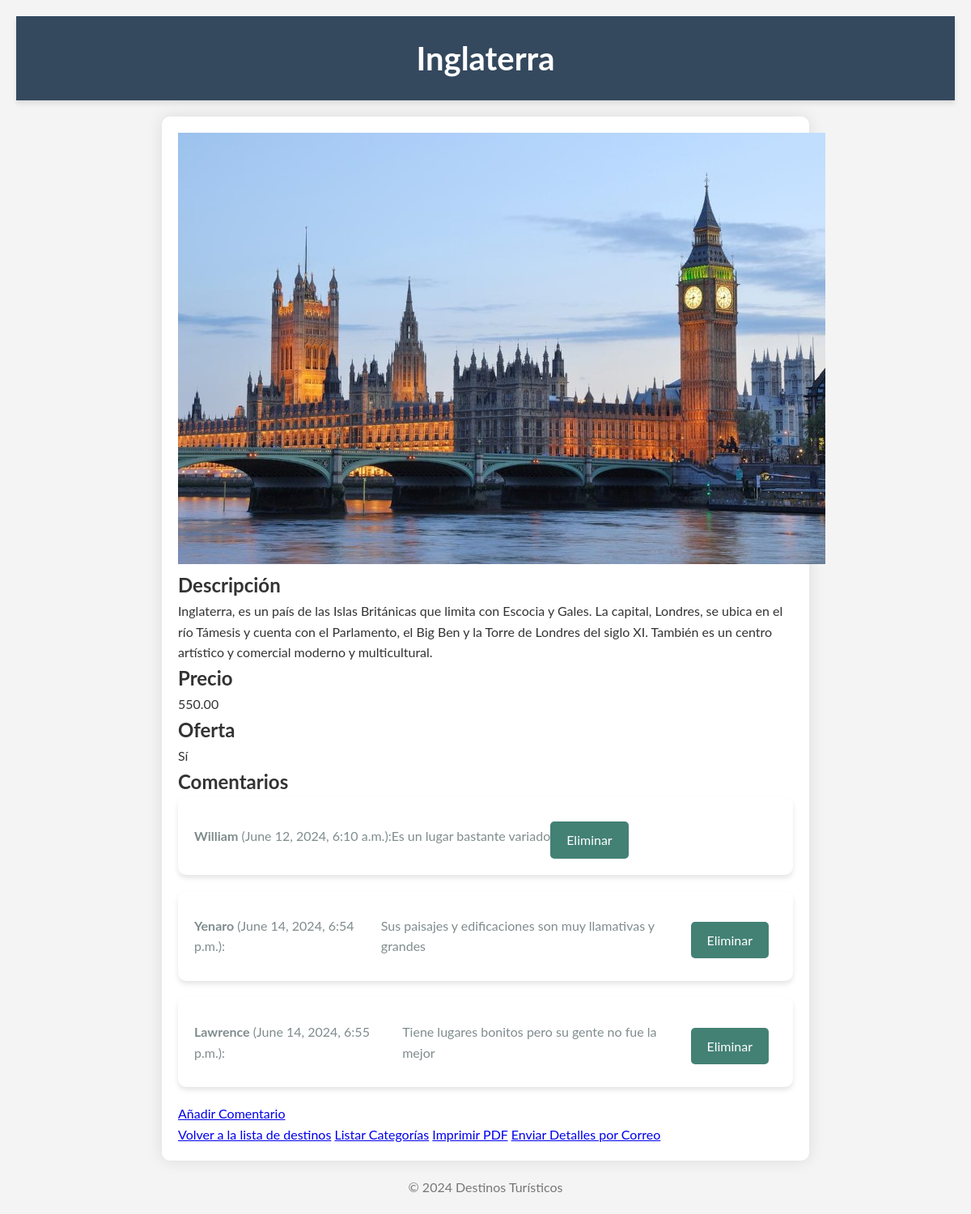
Page /detalles/1/ on the committed database.
### destinos/models.py (models this page shows, shortened)
class DestinosTuristicos(models.Model):
    nombreCiudad = models.CharField(max_length=100)
    descripcionCiudad = models.TextField()
    imagenCiudad = models.ImageField(upload_to='images/')
    precioTour = models.DecimalField(max_digits=10, decimal_places=2)
    ofertaTour = models.BooleanField(default=False)

class Comentario(models.Model):
    destino = models.ForeignKey(DestinosTuristicos, on_delete=models.CASCADE)
    autor = models.CharField(max_length=100)
    contenido = models.TextField()
    fecha = models.DateTimeField(auto_now_add=True)

### destinos/views.py (the view)
# urls.py: path('detalles/<int:destino_id>/', views.detalles_destino, name='detalles_destino'),
def detalles_destino(request, destino_id):
    destino = get_object_or_404(DestinosTuristicos, pk=destino_id)
    comentarios = Comentario.objects.filter(destino=destino)
    return render(request, 'destinos/detalles_destino.html', {'destino': destino, 'comentarios': comentarios})

### destinos/templates/destinos/detalles_destino.html (shortened to what this page needs)
<!DOCTYPE html>
<html>
<head>
    {% load static %}
    <link rel="stylesheet" type="text/css" href="{% static 'css/styles.css' %}">
</head>
<body>
    <header>
        <h1>{{ destino.nombreCiudad }}</h1>
    </header>
    <main>
        <img src="{{ destino.imagenCiudad.url }}" alt="{{ destino.nombreCiudad }}" class="fixed-size">
        <div>
            <h2>Descripción</h2>
            <p>{{ destino.descripcionCiudad }}</p>
            <h2>Precio</h2>
            <p>{{ destino.precioTour }}</p>
            <h2>Oferta</h2>
            <p>{% if destino.ofertaTour %}Sí{% else %}No{% endif %}</p>
        </div>
        <section>
            <h2>Comentarios</h2>
            <ul>
                {% for comentario in comentarios %}
                <li>
                    <p><strong>{{ comentario.autor }}</strong> ({{ comentario.fecha }}):</p>
                    <p>{{ comentario.contenido }}</p>
                    <a href="{% url 'eliminar_comentario' comentario.id %}" onclick="return confirm('¿Estás seguro de que deseas eliminar este comentario?');">Eliminar</a>
                </li>
                {% endfor %}
            </ul>
            <a href="{% url 'añadir_comentario' destino.id %}">Añadir Comentario</a>
        </section>
        <div class="navigation">
            <a href="{% url 'listar_destinos' %}">Volver a la lista de destinos</a>
            <a href="{% url 'listar_categorias' %}">Listar Categorías</a>
            <a href="{% url 'generar_pdf' destino.id %}">Imprimir PDF</a>
            <a href="{% url 'enviar_correo' destino.id %}">Enviar Detalles por Correo</a>
        </div>
    </main>
    <footer>
        <p>&copy; 2024 Destinos Turísticos</p>
    </footer>
</body>
</html>

### destinos/static/css/styles.css (style rules this page uses)
* { margin: 0; padding: 0; box-sizing: border-box; }
body { font-family: 'Lato', sans-serif; background-color: #f4f4f4; color: #333; line-height: 1.6; padding: 20px; }
header { background-color: #34495e; color: #fff; padding: 20px 0; text-align: center; box-shadow: 0 4px 6px rgba(0, 0, 0, 0.1); }
header h1 { margin: 0; font-size: 2.5em; font-weight: 700; }
main { max-width: 800px; margin: 20px auto; padding: 20px; background: #fff; border-radius: 10px; box-shadow: 0 0 20px rgba(0, 0, 0, 0.1); }
ul { list-style: none; padding: 0; }
ul li { background: #fff; margin-bottom: 20px; padding: 20px; border-radius: 10px; box-shadow: 0 4px 6px rgba(0, 0, 0, 0.1); display: flex; align-items: center; }
ul li p { margin: 10px 0; color: #7f8c8d; }
ul li a { display: inline-block; margin: 10px 10px 0 0; padding: 10px 20px; background-color: #438175; color: #fff; text-decoration: none; border-radius: 5px; transition: background-color 0.3s ease, transform 0.3s ease; }
footer { text-align: center; margin-top: 20px; color: #777; }

### rows in the picture
DestinosTuristicos: nombreCiudad "Inglaterra", imagenCiudad (picture), descripcionCiudad "Inglaterra, es un país de las Islas Británicas que limita con Escocia y Gales. La capital, Londres, se ubica en el río Támesis y cuenta con el Parlamento, el Big Ben y la Torre de Londres del siglo XI. También es un centro artístico y comercial moderno y multicultural.", precioTour "550.00"
Comentario: autor "William", fecha "June 12, 2024, 6:10 a.m.", contenido "Es un lugar bastante variado"
Comentario: autor "Yenaro", fecha "June 14, 2024, 6:54 p.m.", contenido "Sus paisajes y edificaciones son muy llamativas y grandes"
Comentario: autor "Lawrence", fecha "June 14, 2024, 6:55 p.m.", contenido "Tiene lugares bonitos pero su gente no fue la mejor"
